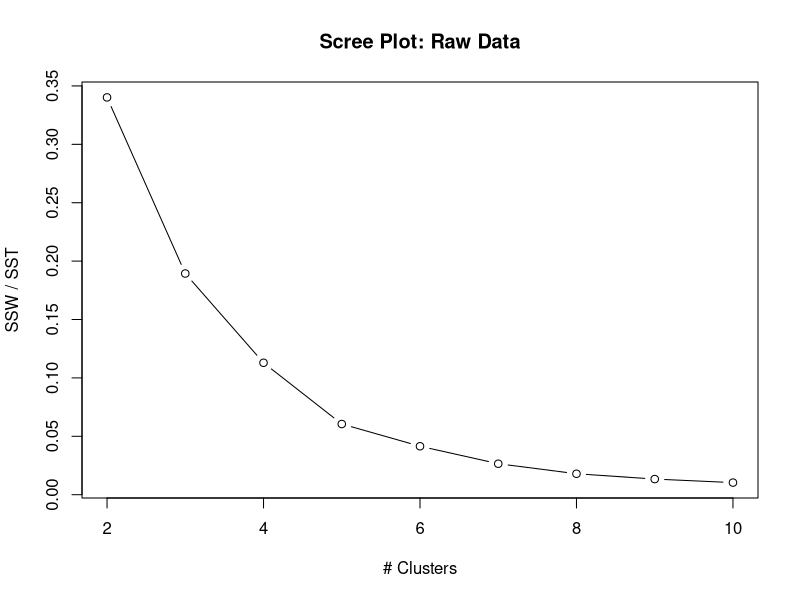
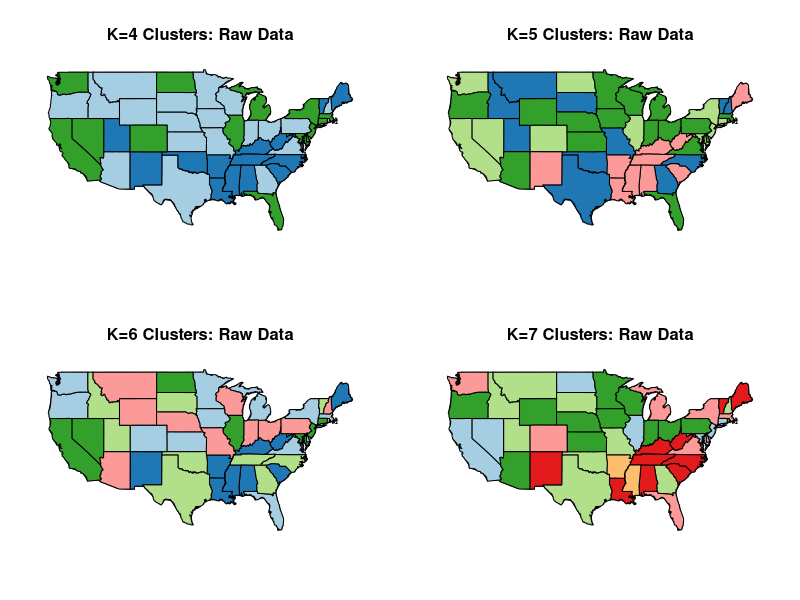
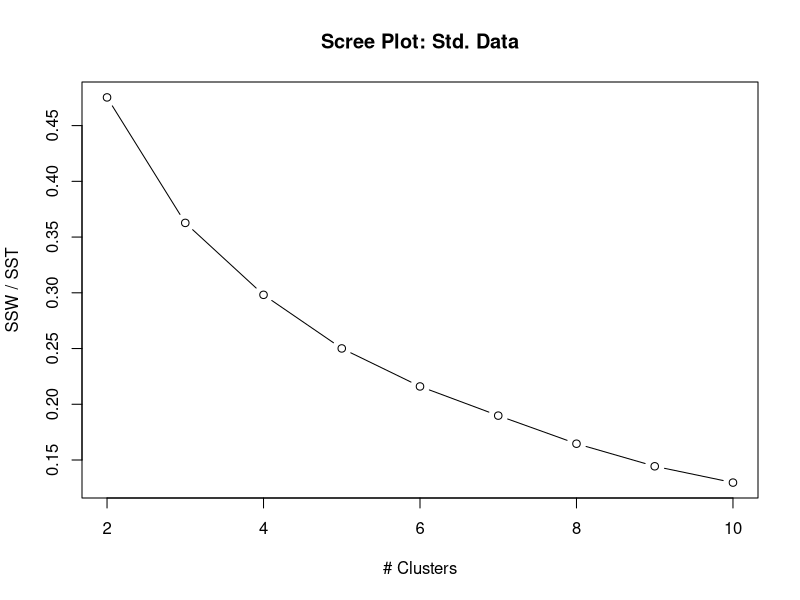
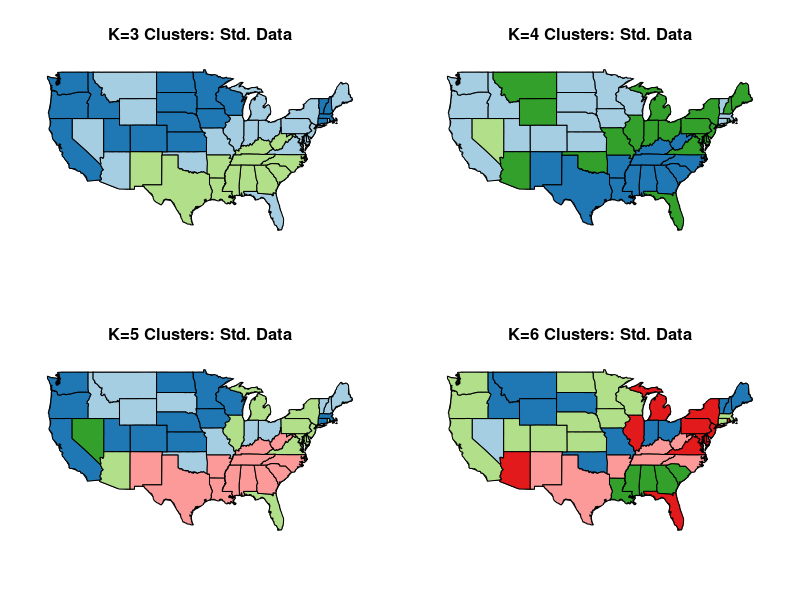

Write the R code that produced these figures, in order.
##########   NON-HIERARCHICAL (K MEANS) CLUSTERING
##########   Mario Renato Carrillo C (carri201@umn.edu)
##########   Updated: 02-21-2019

# I used cluster analysis to attempt to group objects based on some rule defining by the similarity or dissimilarity between objects. 
# The reasons to use clustering in this data analysis are that the group labels are not known a priori. 
# Thus our goal is to discover the “natural groupings” present in the data.

#################    GOAL ############

# Develop an algorithm that measures the “closeness” or “similarity” between per capita income, illiteracy, 
# life expectancy in years, and percent high-school graduates for the data sets 
# related to the 50 states of the United States of America.

# To solve this issue I used the non-hierarchical clustering method by partitions a set of N objects into
# K distinct groups based on some distance (or dissimilarity).


### For this code me required to load 'maps' package
if(!require(maps)){
  install.packages("maps")
  library(maps)
}

### For this code me required to load  'RColorBrewer' package
if(!require(RColorBrewer)){
  install.packages("RColorBrewer")
  library(RColorBrewer)
}

########### I APPLY THE METHOD TO RAW DATA
# the data set use relates to the 50 states of the United States of America
?state.x77
vars <- c("Income","Illiteracy","Life Exp","HS Grad")
head(state.x77[,vars])
apply(state.x77[,vars], 2, mean)
apply(state.x77[,vars], 2, sd)

# First, we started with some initial partition or “seed points” which define cluster centers.

# The algorithm I used is the following 
# 
# – Partition the N objects into K distinct clusters C1, . . . , CK
# 
# ∗ Assign object Xi to cluster Ck that has closest mean
# 
# ∗ Update cluster centroids if Xi is reassigned to the new cluster
# 
# – Repeat 2 until all objects remain in the same cluster

# fit k means for k = 2, ..., 10 (raw data)

kmlist <- vector("list", 9)
for(k in 2:10){
  set.seed(1)
  kmlist[[k-1]] <- kmeans(state.x77[,vars], k, nstart=10000)
}

# scree plot 
tot.withinss <- sapply(kmlist, function(x) x$tot.withinss)

plot(2:10, tot.withinss / kmlist[[1]]$totss, type="b", xlab="# Clusters", 
     ylab="SSW / SST", main="Scree Plot: Raw Data")

# plot results 

par(mfrow=c(2,2))
for(k in 4:7){
  map(database = "state")
  title(paste0("K=",k," Clusters: Raw Data"))
  cols <- brewer.pal(k, "Paired")
  for(j in 1:k){
    ix <- names(which(kmlist[[k-1]]$cluster==j))
    if(length(ix) > 1) map(database = "state", regions = ix, col = cols[j], fill=T, add=TRUE)
  }
}

# ################THE CENTERED DATA (Standardized)

# fit k means for k = 2, ..., 10 
Xs <- scale(state.x77[,vars])
kmlist.std <- vector("list", 9)
for(k in 2:10){
  set.seed(1)
  kmlist.std[[k-1]] <- kmeans(Xs, k, nstart=10000)
}

# scree plot 
tot.withinss.std <- sapply(kmlist.std, function(x) x$tot.withinss)
dev.new(width=6,height=4,noRStudioGD=TRUE)
plot(2:10, tot.withinss.std / kmlist.std[[1]]$totss, type="b", 
     xlab="# Clusters", ylab="SSW / SST", main="Scree Plot: Std. Data")

# plot results 
dev.new(width=9, height=6, noRStudioGD=TRUE)
par(mfrow=c(2,2))
for(k in 3:6){
  map(database = "state")
  title(paste0("K=",k," Clusters: Std. Data"))
  cols <- brewer.pal(k, "Paired")
  for(j in 1:k){
    ix <- names(which(kmlist.std[[k-1]]$cluster==j))
    if(length(ix) > 1) map(database = "state", regions = ix, col = cols[j], fill=T, add=TRUE)
  }
}
